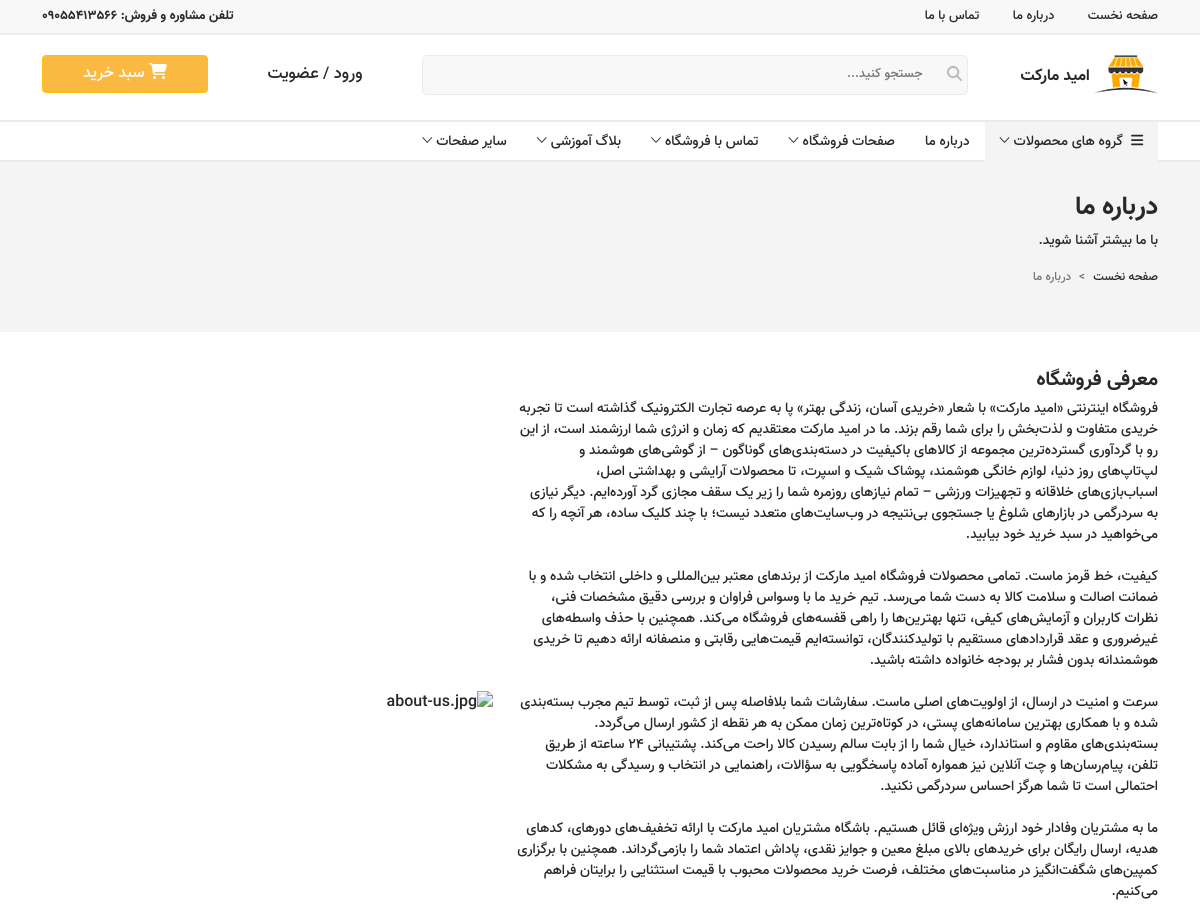
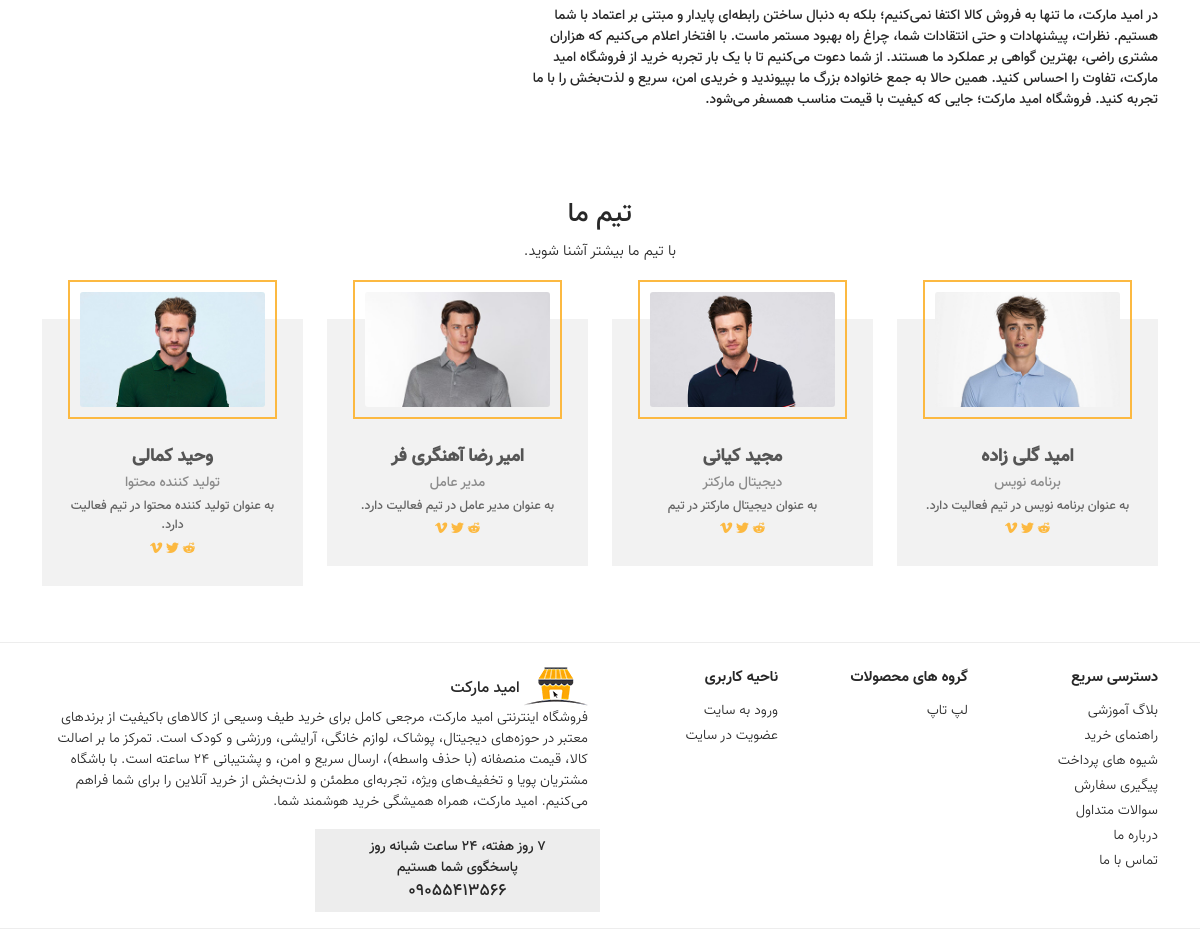
/about, run on the app's committed database (2 pictures, top to bottom).
### home/models.py (models this page shows, shortened)
class About_the_store(models.Model):
    description = models.TextField(null=True, blank=True, verbose_name='توضیح')
    short_description = models.TextField(null=True, blank=True, verbose_name='توضیح کوتاه')
    phone = models.CharField(max_length=11, null=True, blank=True, verbose_name='شماره تلفن')
    map_address = models.URLField(blank=True, null=True, verbose_name='آدرس نقشه')
    address = models.CharField(max_length=20, null=True, blank=True, verbose_name='آدرس')
    email = models.CharField(null=True, blank=True, verbose_name='ایمیل')
    class Meta:
        verbose_name = 'اطلاعات درباره فروشگاه'
        verbose_name_plural = 'اطلاعات های درباره فروشگاه'

class Team(models.Model):
    full_name = models.CharField(max_length=30, verbose_name='نام کامل')
    expertise = models.CharField(max_length=30, verbose_name='تخصص')
    position = models.CharField(max_length=50, verbose_name='مقام')
    image = models.ImageField(upload_to='images/teams', null=True, blank=True, verbose_name='تصویر')
    class Meta:
        verbose_name = 'نیم'
        verbose_name_plural = 'تیم ها'

class BannerLink(models.Model):
    title = models.CharField(max_length=255, blank=True, null=True, verbose_name='موضوغ')
    image = models.ImageField(upload_to='images/banners', null=True, blank=True, verbose_name='بنر')
    url = models.CharField(max_length=500, blank=True, null=True, verbose_name='آدرس')
    main_banner = models.BooleanField(default=False, blank=True, null=True, verbose_name='بتر اصلی')
    second_banner = models.BooleanField(default=False, blank=True, null=True, verbose_name='بنر فرعی')
    second_url = models.BooleanField(default=False, blank=True, null=True, verbose_name='آدرس فرعی')
    order = models.PositiveSmallIntegerField(default=0, blank=True, null=True, verbose_name='ترتیب')
    created_at = jmodels.jDateTimeField(auto_now_add=True, verbose_name='تاریج ایجاد')
    class Meta:
        ordering = ('created_at',)
        verbose_name = 'بنر و لینک نخست'
        verbose_name_plural = '	بنرها و لینک‌های نخست'

### home/views.py (the view)
# urls.py: path('about', views.About.as_view(), name='about'),
class About(TemplateView):
    template_name = 'home/about.html'
    def get_context_data(self, **kwargs):
        context = super().get_context_data(**kwargs)
        context['object_list'] = Team.objects.all()
        context['about'] = About_the_store.objects.first()
        return context

### home/templates/home/about.html (shortened to what this page needs)
{% extends 'base.html' %}
{% load static %}
{% block content %}
    <section class="inner-page" id="contact-page">
    <div class="container-fluid" id="page-hero">
        <div class="row">
            <div class="col-12">
                <div class="container">
                    <div class="row">
                        <div class="col-12 px-0">
                            <h1>درباره ما</h1>
                            <p>با ما بیشتر آشنا شوید.</p>
                            <nav aria-label="breadcrumb">
                                <ol class="breadcrumb">
                                    <li class="breadcrumb-item"><a href="index.html">صفحه نخست</a></li>
                                    <li class="breadcrumb-item active" aria-current="page">درباره ما</li>
                                </ol>
                            </nav>
                        </div>
                    </div>
                </div>
            </div>
        </div>
    </div>
    <div class="container">
        <div class="row">
            <div class="col-12">
                <div class="content">
                    <div class="row">
                        <div class="col-12 col-lg-7">
                            <div class="title">معرفی فروشگاه</div>
                            <p>{{ about.description|linebreaksbr  }}</p>
                        </div>
                        <div class="col-12 col-lg-5 align-self-center h-100">
                            <img src="{% static 'images/about-us.jpg' %}" alt="about-us.jpg">
                        </div>
                    </div>
                    <div class="row pt-5">
                        <div class="col-12 text-center pt-4 pb-3">
                            <h2 class="center-title">تیم ما</h2>
                            <span class="sub-title">با تیم ما بیشتر آشنا شوید.</span>
                        </div>
                        {% for i in object_list %}
                            <div class="col-12 col-sm-6 col-lg-3">
                            <figure class="team-person">
                                <div class="profile-image"><img src="{{ i.image.url }}" alt="{{ i.full_name }}" /></div>
                                <figcaption>
                                    <h3>{{ i.full_name }}</h3>
                                    <h4>{{ i.expertise }}</h4>
                                    <p>{{ i.position }}</p>
                                    <div class="icons"><a href="#"><i class="ion-social-reddit"></i></a>
                                        <a href="#"> <i class="ion-social-twitter"></i></a>
                                        <a href="#"> <i class="ion-social-vimeo"></i></a>
                                    </div>
                                </figcaption>
                            </figure>
                        </div>
                        {% endfor %}
                    </div>
                </div>
            </div>
        </div>
    </div>
</section>
{% endblock %}

### templates/includes/header.html (shortened to what this page needs)
{% load static %}
<section id="header">
    <div id="encode4325436">
        <div class="container">
            <div class="row">
                <div class="col-8 d-none d-md-block">
                    <ul>
                        <li><a href="{% url 'home:home' %}">صفحه نخست</a></li>
                        <li><a href="{% url 'home:about' %}">درباره ما</a></li>
                        <li><a href="{% url 'home:contact' %}">تماس با ما</a></li>
                    </ul>
                </div>
                <div class="col-12 col-md-4 text-center text-md-end" id="top-encode43vfbb65gtabfb">
                    <span>تلفن مشاوره و فروش: {{ about.phone }}</span>
                </div>
            </div>
        </div>
    </div>
    <div id="encode43254bvfb">
        <div class="container pt-1">
            <div class="row py-3 align-content-center">
                <div class="col-12 col-md-3 col-xl-2 text-center text-md-start pb-2" id="encode4326523bvfb">
                    <a href="{% url 'home:home' %}">
                        <img src="{% static 'images/logo.png' %}" alt="logo.png"> امید مارکت
                    </a>
                </div>
                <div class="col-12 col-md-5 col-xl-6">
                    <div id="search-bar">
                        <form method="get" action="{% url 'products:search' %}">
                            <i class="fa fa-search"></i>
                            <input type="text" name="q" autocomplete="on" placeholder="جستجو کنید...">
                        </form>
                    </div>
                </div>
                <div class="col-12 col-md-4">
                    <div class="row">
                        <div class="col-12 col-md-7 col-lg-6 text-center" id="btn-login-register">
                            {% if request.user.is_authenticated %}
                                <div class="dropdown user-menu">
                                    <button class="user-menu-btn dropdown-toggle" type="button"
                                            data-bs-toggle="dropdown" aria-expanded="false">
                                        <img src="{% static 'images/icons/profile-menu/profile.webp' %}" alt="profile"
                                             class="menu-avatar" width="20" height="20">
                                        <span>{{ request.user.full_name|default:request.user.phone_number|default:'ثبت نشده' }}</span>
                                    </button>
                                    <ul class="dropdown-menu user-menu-list">
                                        <li class="user-menu-head">
                                            <span>{{ request.user.full_name|default:request.user.phone_number|default:'ثبت نشده' }}</span>
                                            <small>{{ request.user.phone_number|default:'ثبت نشده' }}</small>
                                        </li>
                                        <li>
                                            <hr class="dropdown-divider">
                                        </li>
                                        <li>
                                            <a class="dropdown-item" href="{% url 'accounts:personal-info' %}">
                                                <img src="{% static 'images/icons/profile-menu/profile.webp' %}"> مشخصات
                                                کاربری
                                            </a>
                                        </li>
                                        <li>
                                            <a class="dropdown-item" href="{% url 'accounts:factors' %}">
                                                <img src="{% static 'images/icons/profile-menu/orders.webp' %}">
                                                سفارش‌ها
                                            </a>
                                        </li>
                                        <li>
                                            <a class="dropdown-item" href="{% url 'accounts:profile_address' %}">
                                                <img src="{% static 'images/icons/profile-menu/addresses.webp' %}">
                                                آدرس‌ها
                                            </a>
                                        </li>
                                        <li>
                                            <a class="dropdown-item" href="{% url 'accounts:favorites' %}">
                                                <img src="{% static 'images/icons/profile-menu/favorites.webp' %}">
                                                علاقه‌مندی‌ها
                                            </a>
                                        </li>
                                        <li>
                                            <hr class="dropdown-divider">
                                        </li>
                                        <li>
                                            <a class="dropdown-item text-danger" href="{% url 'accounts:logout' %}">
                                                <img src="{% static 'images/icons/profile-menu/exit.webp' %}"> خروج از
                                                حساب کاربری
                                            </a>
                                        </li>
                                    </ul>
                                </div>
                            {% else %}
                                <a href="{% url 'accounts:login' %}">ورود</a> /
                                <a href="{% url 'accounts:register' %}">عضویت</a>
                            {% endif %}
                        </div>
                        <div class="col-12 col-md-5 col-lg-6">
                            <a href="{% url 'cart:cart_detail' %}">
                                <div class="btn btn-warning w-100"><i class="fa fa-shopping-cart"></i>&nbsp;<span
                                        class="d-md-none d-lg-inline-block">سبد خرید</span>
                                </div>
                            </a>
                        </div>
                    </div>
                </div>
            </div>
        </div>
    </div>
    <div id="main-nav">
        <div class="container">
            <div class="row">
                <div class="col-12">
                    <div class="droopmenu-navbar dmarrow-down droopmenu-horizontal dmpos-top dmfade">
                        <div class="droopmenu-inner">
                            <div class="droopmenu-nav">
                                <div class="droopmenu-nav-wrap">
                                    <div class="droopmenu-navi">
                                        <ul class="droopmenu">
                                            <li class="droopmenu-parent" aria-haspopup="true">
                                                <a href="#" aria-expanded="false"><i class="fa fa-bars"></i>&nbsp;&nbsp;گروه
                                                    های محصولات<em class="droopmenu-topanim"></em></a>
                                            </li>
                                            <li><a href="{% url 'home:about' %}">درباره ما</a></li>
                                            <li class="droopmenu-parent" aria-haspopup="true">
                                                <a href="{% url 'products:product' %}" aria-expanded="false">صفحات
                                                    فروشگاه</a>
                                            </li>
                                            <li class="droopmenu-parent" aria-haspopup="true">
                                                <a href="{% url 'home:contact' %}" aria-expanded="false">تماس با فروشگاه</a>
                                            </li>
                                            <li class="droopmenu-parent" aria-haspopup="true">
                                                <a href="{% url 'blog:blog' %}" aria-expanded="false">بلاگ آموزشی</a>
                                            </li>
                                            <li class="droopmenu-parent" aria-haspopup="true">
                                                <a href="#" aria-expanded="false">سایر صفحات</a>
                                            </li>
                                        </ul>
                                    </div>
                                </div>
                            </div>
                        </div>
                    </div>
                </div>
            </div>
        </div>
    </div>
</section>

### templates/includes/footer.html (shortened to what this page needs)
{% load static %}
<section class="pt-4 pb-3" id="footer">
    <div class="container">
        <div class="row">
            <div class="col-6 col-sm-4 col-lg-2">
                <div class="title">دسترسی سریع</div>
                <ul>
                    <li><a href="#">بلاگ آموزشی</a></li>
                    <li><a href="{% url 'home:faq' %}">راهنمای خرید</a></li>
                    <li><a href="{% url 'home:faq' %}">شیوه های پرداخت</a></li>
                    <li><a href="{% url 'home:contact' %}">پیگیری سفارش</a></li>
                    <li><a href="{% url 'home:faq' %}">سوالات متداول</a></li>
                    <li><a href="{% url 'home:about' %}">درباره ما</a></li>
                    <li><a href="{% url 'home:contact' %}">تماس با ما</a></li>
                </ul>
            </div>
            <div class="col-6 col-sm-4 col-lg-2">
                <div class="title">گروه های محصولات</div>
                <ul>
                    {% for u in footer_links %}
                        <li><a href="{{ u.url }}">{{ u.title }}</a></li>
                    {% endfor %}
                </ul>
            </div>
            <div class="col-6 col-sm-4 col-lg-2 d-none d-sm-inline-block">
                <div class="title">ناحیه کاربری</div>
                <ul>
                    {% if not request.user.is_authenticated %}
                        <li><a href="{% url 'accounts:login' %}">ورود به سایت</a></li>
                        <li><a href="{% url 'accounts:register' %}">عضویت در سایت</a></li>
                    {% else %}
                        <li><a href="{% url 'cart:cart_detail' %}">سبد خرید</a></li>
                        <li><a href="{% url 'products:compare' %}">مقایسه محصول</a></li>
                    {% endif %}
                </ul>
            </div>
            <div class="col-12 col-md-12 col-lg-6">
                <img src="{% static 'images/logo.png' %}" alt=""> امید مارکت
                <p>{{ about.short_description }}</p>
                <div class="row">
                    <div class="col-12 col-md-6 text-center p-2" id="encode43vfbb65gtabfb">
                        <div>7 روز هفته، 24 ساعت شبانه روز</div>
                        <div>پاسخگوی شما هستیم</div>
                        <div>{{ about.phone }}</div>
                    </div>
                </div>
            </div>
        </div>
    </div>
</section>
<section class="py-2" id="copyright">
</section>

### data on the page
About_the_store: phone "09055413566", description "فروشگاه اینترنتی «امید مارکت» با شعار «خریدی آسان، زندگی بهتر» پا به عرصه تجارت الکترونیک گذاشته است تا تجربه خریدی متفاوت و لذت‌بخش را برای شما رقم بزند. ما در امید مارکت معتقدیم که زمان و انرژی شما ارزشمند است، از این رو با گردآوری گسترده‌ترین مجموعه از کالاهای باکیفیت در دسته‌بندی‌های گوناگون – از گوشی‌های هوشمند و لپ‌تاپ‌های روز دنیا، لوازم خانگی هوشمند، پوشاک شیک و اسپرت، تا محصولات آرایشی و بهداشتی اصل، اسباب‌بازی‌های خلاقانه و تجهیزات ورزشی – تمام نیازهای روزمره شما را زیر یک سقف مجازی گرد آورده‌ایم. دیگر نیازی به سردرگمی در بازارهای شلوغ یا جستجوی بی‌نتیجه در وب‌سایت‌های متعدد نیست؛ با چند کلیک ساده، هر آنچه را که می‌خواهید در سبد خرید خود بیابید. کیفیت، خط قرمز ماست. تمامی محصولات…", short_description "فروشگاه اینترنتی امید مارکت، مرجعی کامل برای خرید طیف وسیعی از کالاهای باکیفیت از برندهای معتبر در حوزه‌های دیجیتال، پوشاک، لوازم خانگی، آرایشی، ورزشی و کودک است. تمرکز ما بر اصالت کالا، قیمت منصفانه (با حذف واسطه)، ارسال سریع و امن، و پشتیبانی ۲۴ ساعته است. با باشگاه مشتریان پویا و تخفیف‌های ویژه، تجربه‌ای مطمئن و لذت‌بخش از خرید آنلاین را برای شما فراهم می‌کنیم. امید مارکت، همراه همیشگی خرید هوشمند شما."
Team: image (picture), full_name "امید گلی زاده", expertise "برنامه نویس", position "به عنوان برنامه نویس در تیم فعالیت دارد."
Team: image (picture), full_name "مجید کیانی", expertise "دیجیتال مارکتر", position "به عنوان دیجیتال مارکتر در تیم"
Team: image (picture), full_name "امیر رضا آهنگری فر", expertise "مدیر عامل", position "به عنوان مدیر عامل در تیم فعالیت دارد."
Team: image (picture), full_name "وحید کمالی", expertise "تولید کننده محتوا", position "به عنوان تولید کننده محتوا در تیم فعالیت دارد."
BannerLink: title "لپ تاپ"
